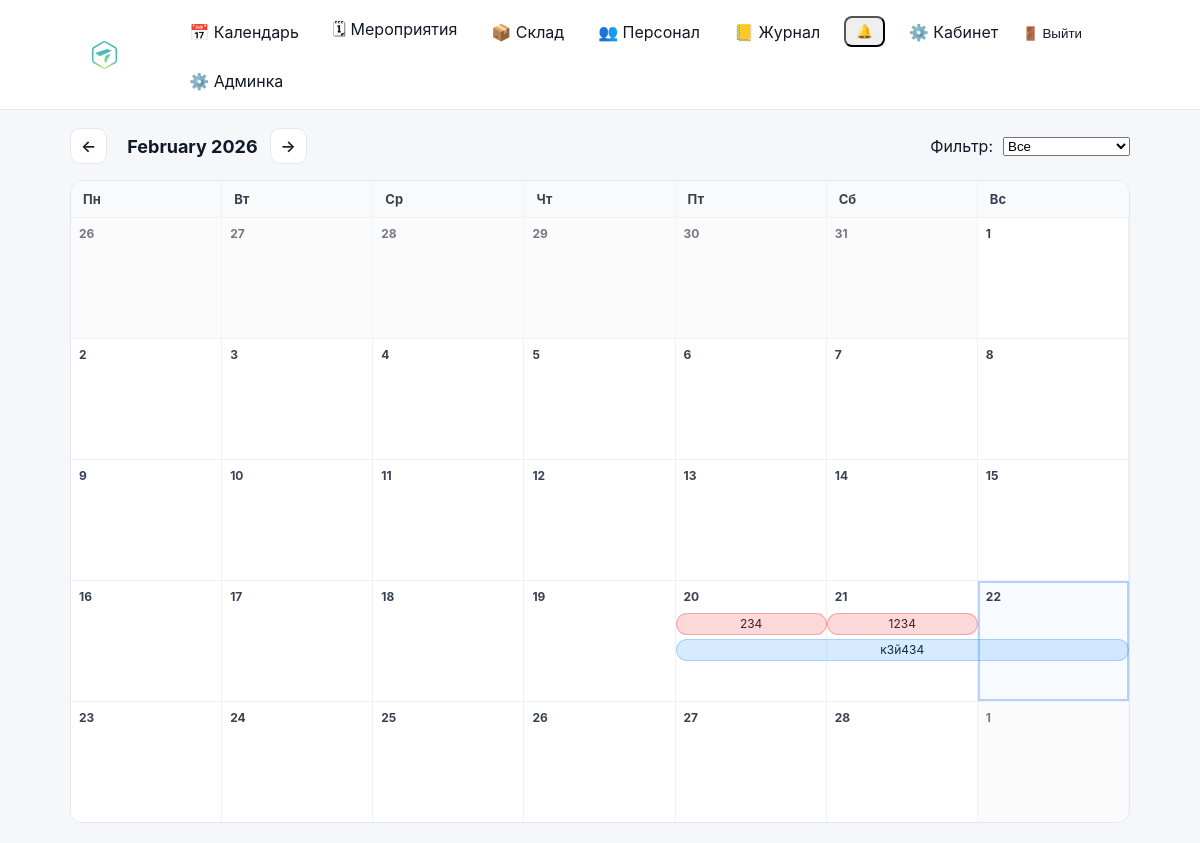
The page /calendar/ (signed in) on the database as committed earlier.
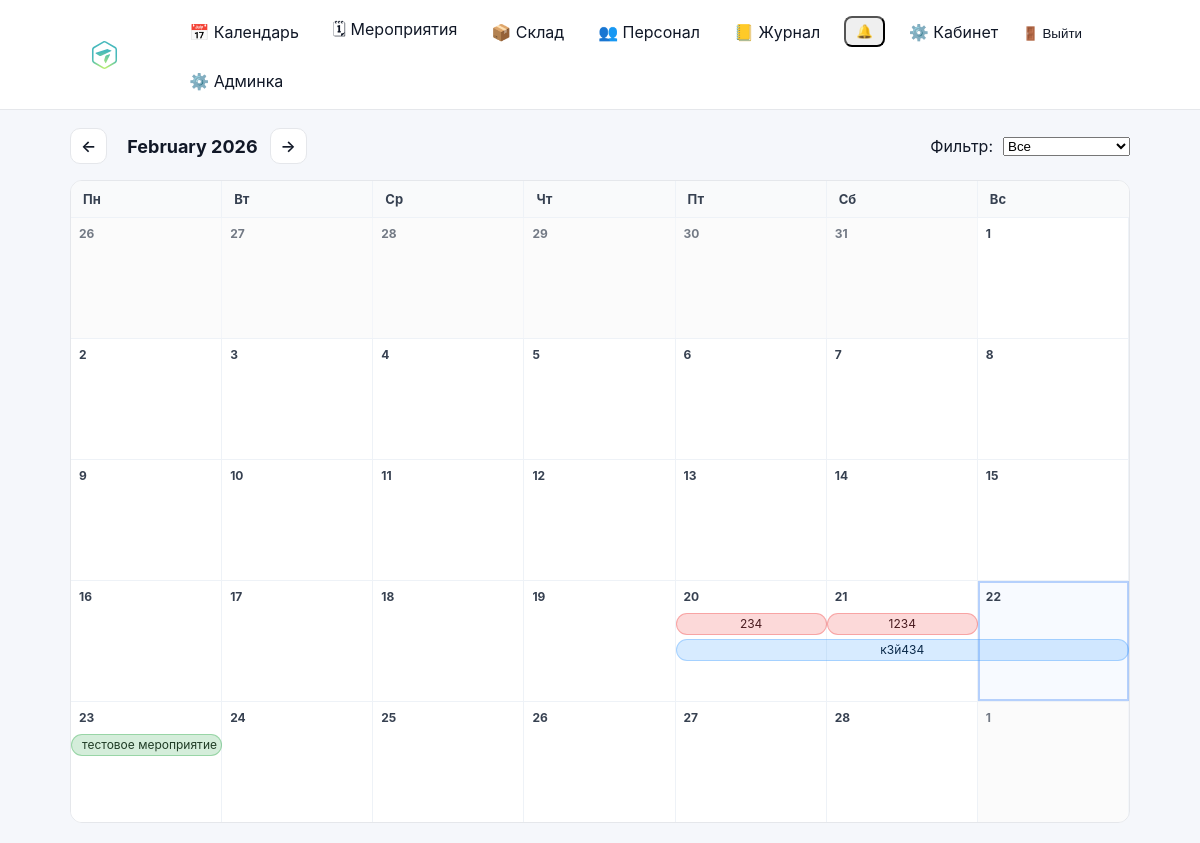
The same page on the database as committed later.
### events/models.py (models this page shows, shortened)
class Event(models.Model):
    class Meta:
        permissions = [
            ("edit_event_card", "Can edit event card (dates/status/etc)"),
            ("edit_event_equipment", "Can edit event equipment (own/rented)"),
        ]
    STATUS_DRAFT = "draft"
    STATUS_CONFIRMED = "confirmed"
    STATUS_IN_PROGRESS = "in_progress"
    STATUS_CLOSED = "closed"
    STATUS_PROBLEM = "problem"
    STATUS_CHOICES = (
        (STATUS_DRAFT, "Черновик"),
        (STATUS_CONFIRMED, "Подтвержден"),
        (STATUS_IN_PROGRESS, "В работе"),
        (STATUS_CLOSED, "Закрыто"),
        (STATUS_PROBLEM, "Проблема"),
    )
    STATUS_ACTIVE = (
        STATUS_DRAFT,
        STATUS_CONFIRMED,
        STATUS_IN_PROGRESS,
    )
    STATUS_TRANSITIONS: dict[str, tuple[str, ...]] = {
        STATUS_DRAFT: (STATUS_CONFIRMED,),
        STATUS_CONFIRMED: (STATUS_DRAFT,),
        STATUS_IN_PROGRESS: (),
        STATUS_CLOSED: (),
        STATUS_PROBLEM: (),
    }
    name = models.CharField(max_length=200)
    start_date = models.DateField()
    end_date = models.DateField(blank=True, null=True)
    client = models.CharField(max_length=200, blank=True)
    location = models.CharField(max_length=200, blank=True)
    responsible = models.ForeignKey(
        User,
        on_delete=models.SET_NULL,
        null=True,
        related_name="events",
    )
    s_engineer = models.ForeignKey(
        User,
        on_delete=models.SET_NULL,
        null=True,
        blank=True,
        related_name="senior_events",
    )
    engineers = models.ManyToManyField(
        User,
        blank=True,
        related_name="engineer_events",
    )
    notes = models.TextField(blank=True, default="")
    is_deleted = models.BooleanField(default=False)
    deleted_at = models.DateTimeField(null=True, blank=True)
    status = models.CharField(
        max_length=20,
        choices=STATUS_CHOICES,
        default=STATUS_DRAFT,
    )
    created_at = models.DateTimeField(auto_now_add=True)

### events/views.py (the view)
# urls.py: path("calendar/", views.calendar_view, name="calendar"),
@login_required
def calendar_view(request: HttpRequest) -> HttpResponse:
    auto_close_past_events()
    year, month = _parse_year_month(request)
    cal_filter = (request.GET.get("filter") or "all").strip()
    if cal_filter not in {"all", "confirmed", "mine"}:
        cal_filter = "all"
    month_days = list(pycalendar.Calendar(firstweekday=0).monthdatescalendar(year, month))
    grid_start = month_days[0][0]
    grid_end = month_days[-1][-1]
    qs = (
        Event.objects.filter(is_deleted=False)
        .filter(start_date__lte=grid_end, end_date__gte=grid_start)
        .select_related("responsible", "s_engineer")
        .prefetch_related("engineers")
        .order_by("start_date", "id")
    )
    can_view_all = _can_view_all_events(request.user)
    if not can_view_all:
        qs = qs.filter(_participation_q(request.user)).distinct()
        cal_filter = "mine"
    if cal_filter == "confirmed":
        qs = qs.filter(status__in=["confirmed", "in_progress"])
    elif cal_filter == "mine":
        qs = qs.filter(_participation_q(request.user)).distinct()
    event_problem = {e.id: bool(calculate_shortages(e)) for e in qs}
    week_segments: dict[date, list[dict]] = {}
    for week in month_days:
        ws = week[0]
        we = week[-1]
        segs: list[dict] = []
        for e in qs:
            seg_start = max(e.start_date, ws, grid_start)
            seg_end = min(e.end_date, we, grid_end)
            if seg_end < seg_start:
                continue
            start_col = week.index(seg_start)
            end_col = week.index(seg_end)
            segs.append({
                "event": e,
                "start_col": start_col,
                "end_col": end_col,
                "span": (end_col - start_col + 1),
                "cont_left": e.start_date < ws,
                "cont_right": e.end_date > we,
                "has_problem": event_problem.get(e.id, False),
                "data_start": e.start_date.strftime("%Y-%m-%d"),
                "data_end": e.end_date.strftime("%Y-%m-%d"),
            })
        week_segments[ws] = _pack_lanes(segs)
    return render(request, "events/calendar.html", {
        "year": year,
        "month": month,
        "month_name": pycalendar.month_name[month],
        "month_days": month_days,
        "week_segments": week_segments,
        "filter": cal_filter,
        "can_create_event": can_edit_event_card(request.user),
        "can_view_all_events": can_view_all,
    })

### accounts/context_processors.py (called while the page is built)
def authz_flags(request):
    user = getattr(request, "user", None)
    return {
        "can_manage_staff": can_manage_staff(user),
        "can_edit_event_card": can_edit_event_card(user),
        "can_edit_event_equipment": can_edit_event_equipment(user),
        "can_edit_inventory": can_edit_inventory(user),
        "can_view_stock": can_view_stock(user),
    }

### accounts/permissions.py (called while the page is built)
def _ok(user) -> bool:
    return bool(user and user.is_authenticated)

def is_super(user) -> bool:
    return bool(_ok(user) and getattr(user, "is_superuser", False))

def can_manage_staff(user) -> bool:
    return is_super(user) or (_ok(user) and user.has_perm("accounts.manage_staff"))

def can_edit_inventory(user) -> bool:
    return is_super(user) or (_ok(user) and user.has_perm("inventory.manage_inventory"))

def can_view_stock(user) -> bool:
    return is_super(user) or (_ok(user) and (user.has_perm("inventory.manage_inventory") or user.has_perm("events.edit_event_card")))

def can_edit_event_card(user) -> bool:
    return is_super(user) or (_ok(user) and user.has_perm("events.edit_event_card"))

### events/templatetags/event_extras.py (called while the page is built)
@register.filter
def get_item(dictionary, key):
    if not dictionary:
        return []
    return dictionary.get(key, [])

### events/templates/events/calendar.html (shortened to what this page needs)
{% extends "base.html" %}
{% load event_extras %}
{% block content %}
{% now "Y-m-d" as today_str %}
<div class="cal-head">
  <div style="display:flex; align-items:center; gap:12px;">
    {% if month > 1 %}
      <a class="btn-secondary" href="?year={{ year }}&month={{ month|add:"-1" }}&filter={{ filter }}">←</a>
    {% else %}
      <a class="btn-secondary" href="?year={{ year|add:"-1" }}&month=12&filter={{ filter }}">←</a>
    {% endif %}
    <strong style="font-size:18px;">{{ month_name }} {{ year }}</strong>
    {% if month < 12 %}
      <a class="btn-secondary" href="?year={{ year }}&month={{ month|add:"1" }}&filter={{ filter }}">→</a>
    {% else %}
      <a class="btn-secondary" href="?year={{ year|add:"1" }}&month=1&filter={{ filter }}">→</a>
    {% endif %}
  </div>
  <form method="get" style="display:flex; align-items:center; gap:10px;">
    <label class="muted" for="filter" style="white-space:nowrap;">Фильтр:</label>
    <select id="filter" name="filter" onchange="this.form.submit()">
      <option value="all" {% if filter == "all" %}selected{% endif %}>Все</option>
    </select>
  </form>
</div>
<div class="cal-wrap">
  <div class="cal-weekdays">
    <div>Пн</div><div>Вт</div><div>Ср</div><div>Чт</div><div>Пт</div><div>Сб</div><div>Вс</div>
  </div>
  {% for week in month_days %}
    <div class="cal-week">
      {% for day in week %}
        <div class="cal-day
                    {% if day.month != month %}other-month{% endif %}
                    {% if day|date:'Y-m-d' == today_str %}today{% endif %}"
             data-day="{{ day|date:'Y-m-d' }}">
          <div class="cal-day-number">{{ day.day }}</div>
        </div>
      {% endfor %}
      <div class="cal-bars">
        {% for seg in week_segments|get_item:week.0 %}
          <div
            class="event-bar
                   status-{{ seg.event.status }}
                   {% if seg.cont_right %}cont-right{% endif %}"
            style="--start: {{ seg.start_col }}; --span: {{ seg.span }}; --lane: {{ seg.lane }};"
            draggable="{% if can_create_event %}true{% else %}false{% endif %}"
            data-event-id="{{ seg.event.id }}"
            data-event-name="{{ seg.event.name|escapejs }}"
            data-start="{{ seg.data_start }}"
            data-end="{{ seg.data_end }}"
            data-status="{{ seg.event.status|escapejs }}"
            data-notes="{{ seg.event.notes|default:''|escapejs }}"
            title="{{ seg.event.name }} · {{ seg.event.start_date|date:'d.m.Y' }} – {{ seg.event.end_date|date:'d.m.Y' }} · {{ seg.event.get_status_display }}"
          >
            <a href="{% url 'event_detail' seg.event.id %}?year={{ year }}&month={{ month }}" onclick="return false;">
              {{ seg.event.name }}
            </a>
          </div>
        {% endfor %}
      </div>
    </div>
  {% endfor %}
</div>
{% endblock %}

Rows that differ between the two databases and show on the page:
added Event: event.name "тестовое мероприятие", status "confirmed" (drawn)
